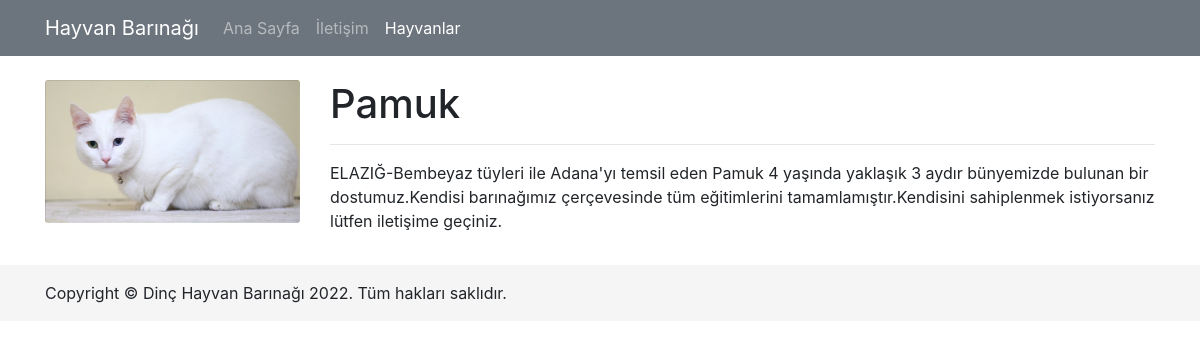
The page /hayvanlar/1 on the database its author committed.
### hayvanlar/models.py (models this page shows, shortened)
class Hayvan(models.Model):
    name = models.CharField(max_length=50,verbose_name='Hayvan Adı:')
    description = models.TextField(verbose_name='Açıklama')
    image = models.CharField(max_length=25,verbose_name='Hayvan Resmi:')
    created_date = models.DateTimeField(auto_now_add=True,verbose_name='Aramıza Katılma Tarihi')
    isAvailable = models.BooleanField(default =True)
    def get_image_path(self):
        return '/img/' + self.image

### hayvanlar/views.py (the view)
# urls.py: path('<int:hayvan_id>', views.detail, name= 'detail'),
def detail(request,hayvan_id):
    hayvan = get_object_or_404(Hayvan,pk = hayvan_id)
    context = {
        'hayvan':hayvan
    }
    return render(request,'hayvanlar/detail.html',context)

### templates/hayvanlar/detail.html
{% extends 'layout.html' %}
{% load static %}
{% block content %}
    <div class="row">
        <div class="col-md-3">
            <img class = "card-img" src="{% static hayvan.get_image_path %}" alt="">
        </div>
        <div class="col-md-9">
            <h1>{{hayvan.name}}</h1>
            <hr>
            <p>
                {{hayvan.description}}
            </p>
        </div>
    </div>
{% endblock %}

### rows shown on the page
Hayvan: image (picture), name "Pamuk", description "ELAZIĞ-Bembeyaz tüyleri ile Adana'yı temsil eden Pamuk 4 yaşında yaklaşık 3 aydır bünyemizde bulunan bir dostumuz.Kendisi barınağımız çerçevesinde tüm eğitimlerini tamamlamıştır.Kendisini sahiplenmek istiyorsanız lütfen iletişime geçiniz."
